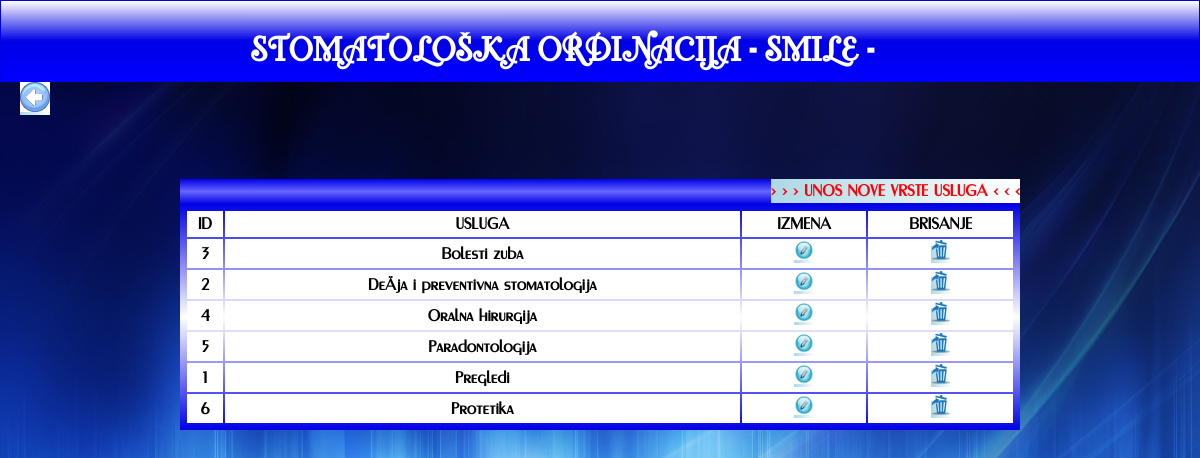
/zubarska_ordinacija/maticni/vrsta_usluge/pregled.php (signed in), run on the app's committed database.
### tables this page shows
CREATE TABLE `vrsta_usluge` (
  `id` int(10) UNSIGNED NOT NULL,
  `naziv` varchar(40) NOT NULL
);

### zubarska_ordinacija/maticni/vrsta_usluge/pregled.php (the view, shortened to what this page needs)
<?php
include_once "../../inc/header.php";
require '../../inc/konekcija.php';
?>
			<a href="../../pocetna.php" class="nazad"><img src="../../img/back.jpg" width=30 height=30></a>
		</header>
		<main>
			<div class="filter">
			&nbsp; <a href="azuriranje.php?akcija=n" class="unos"> > > > UNOS NOVE VRSTE USLUGA < < < </a>
			</div>
			<table class="tabela">
				<tr align="center">
					<td>ID</td>
					<td>USLUGA</td>
					<td>IZMENA</td>
					<td>BRISANJE</td>
				</tr>
	<?php
				$sqlQuery = "SELECT * FROM vrsta_usluge ORDER BY naziv";
				$res = mysqli_query($conn, $sqlQuery);
				while($row = mysqli_fetch_assoc($res)){
	?>
				<tr align="center">
					<td><?=$row['id']?></td>
					<td><?=$row['naziv']?></td>
					<td><a href="azuriranje.php?akcija=i&id=<?=$row['id']?>"><img src="../../img/edit.jpg" width=20 height=20></a></td>
					<td><a href="azuriranje.php?akcija=b&id=<?=$row['id']?>" onClick="return potvrdiAkciju('Da li zelite da obrišete vrstu <?=$row['naziv']?>?');"><img src="../../img/remove.png" width=20 height=20></a></td>
				</tr>
	<?php
		}
	?>
			</table>
		</main>
	</body>
	</html>

### zubarska_ordinacija/css/style.css (style rules this page uses)
body { font-family: FirstFont; font-size: 16px; line-height: 1.5; padding: 0; margin: 0; background-image: url(../img/background.jpg); background-size:cover; min-height:500px; }
a:link, a:visited { background: linear-gradient(to left,white ,lightblue ); color: red; font-weight:bold; text-decoration:none; }
.filter, .filterZ { height:25px; background: linear-gradient(to top,#0000e6, #6666ff, #0000e6 ); text-align:left; margin:auto; width:70%; font-weight:bold; margin-top:60px; color:white; }
.nazad { margin-left:20px; }
.tabela { width:70%; }
.tabela, .tabelaUnos { border-collapse: separate ; margin:auto; background: linear-gradient(to bottom ,#0000e6 , white,#0000e6 ); font-weight:bold; padding:5px; }
th,tr { background: white; }
.unos { float:right; }

### data on the page
vrsta_usluge: id "3", naziv "Bolesti zuba"
vrsta_usluge: id "2", naziv "DeÄja i preventivna stomatologija"
vrsta_usluge: id "4", naziv "Oralna hirurgija"
vrsta_usluge: id "5", naziv "Paradontologija"
vrsta_usluge: id "1", naziv "Pregledi"
vrsta_usluge: id "6", naziv "Protetika"
